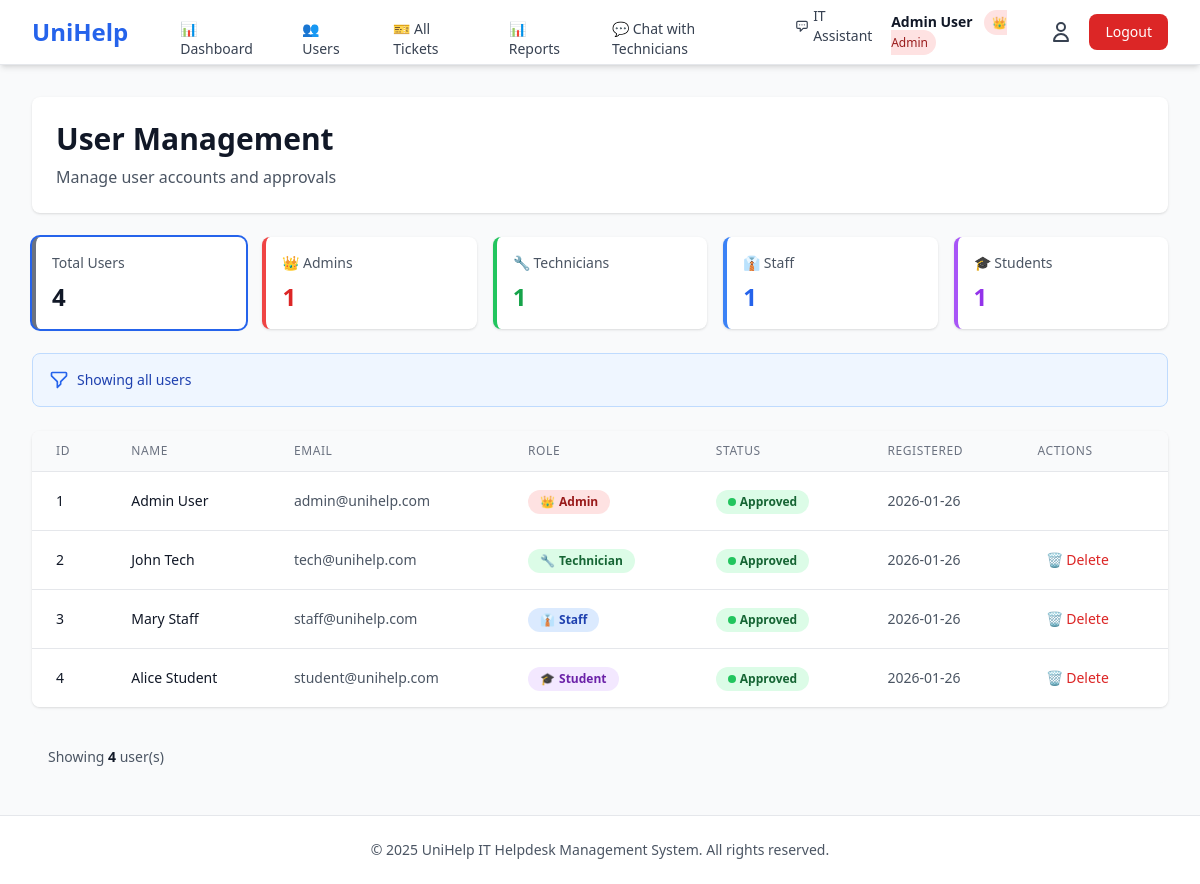
Before: /admin/users (signed in) with the older database file.
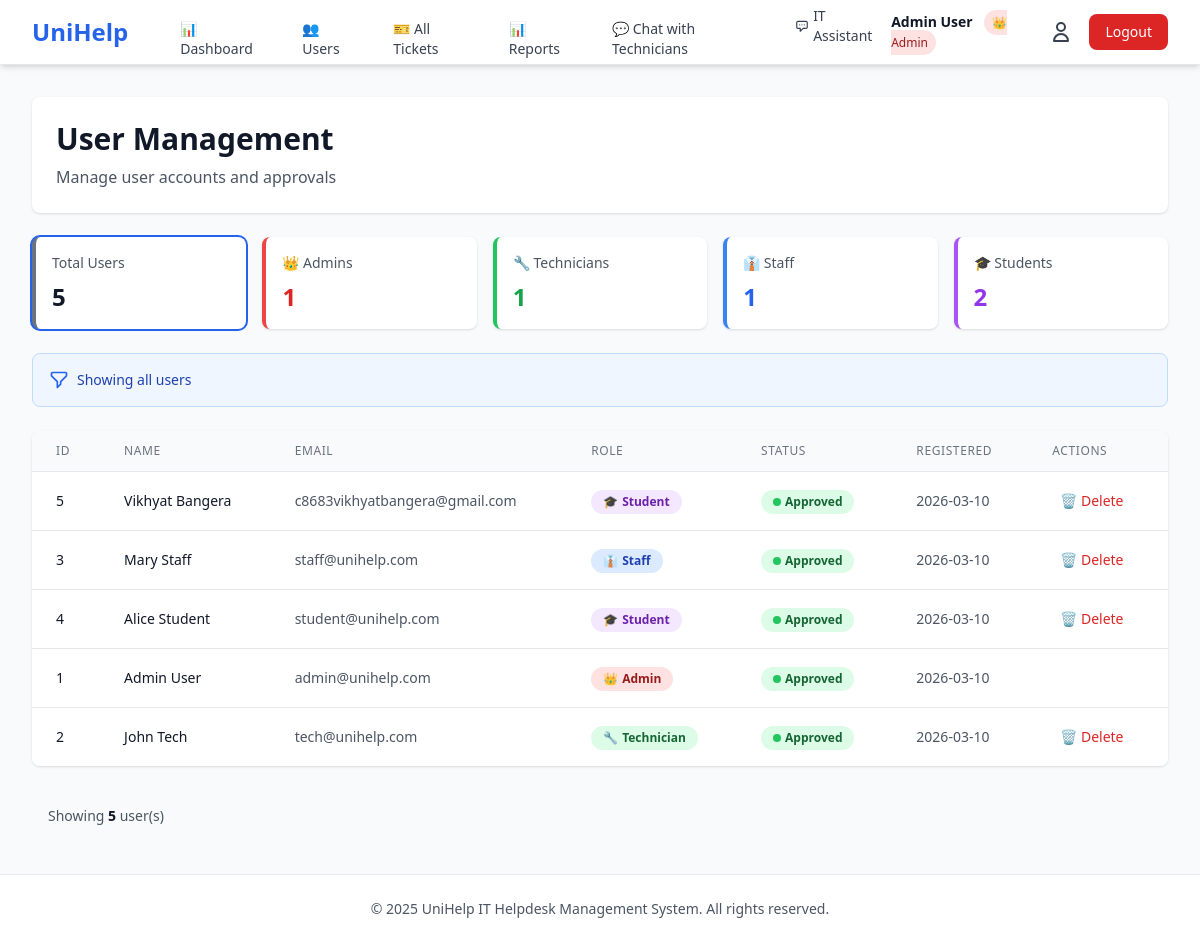
After: the same page with the newer database file.
### tables this page shows
CREATE TABLE user (
            userid INTEGER PRIMARY KEY AUTOINCREMENT,
            name VARCHAR(100) NOT NULL,
            email VARCHAR(100) UNIQUE NOT NULL,
            passwordhash VARCHAR(255) NOT NULL,
            role VARCHAR(20) NOT NULL CHECK(role IN ('admin', 'staff', 'technician', 'student')),
            isapproved BOOLEAN DEFAULT 0,
            created_at TIMESTAMP DEFAULT CURRENT_TIMESTAMP
        );

### app.py (the view)
@app.route('/admin/users')
@login_required
@role_required(['admin'])
def admin_users():
    conn = get_db_connection()
    role_filter = request.args.get('role', 'all')
    if role_filter == 'all':
        users = conn.execute('SELECT * FROM user ORDER BY created_at DESC').fetchall()
    else:
        users = conn.execute(
            'SELECT * FROM user WHERE role = ? ORDER BY created_at DESC',
            (role_filter,)
        ).fetchall()
    total_users = conn.execute('SELECT COUNT(*) as count FROM user').fetchone()['count']
    admin_count = conn.execute('SELECT COUNT(*) as count FROM user WHERE role = "admin"').fetchone()['count']
    tech_count = conn.execute('SELECT COUNT(*) as count FROM user WHERE role = "technician"').fetchone()['count']
    staff_count = conn.execute('SELECT COUNT(*) as count FROM user WHERE role = "staff"').fetchone()['count']
    student_count = conn.execute('SELECT COUNT(*) as count FROM user WHERE role = "student"').fetchone()['count']
    conn.close()
    stats = {
        'total': total_users,
        'admins': admin_count,
        'technicians': tech_count,
        'staff': staff_count,
        'students': student_count
    }
    return render_template('admin/users.html',
                         users=users,
                         stats=stats,
                         current_filter=role_filter)

### app.py (called while the page is built)
def get_db_connection():
    conn = sqlite3.connect('unihelp.db')
    conn.row_factory = sqlite3.Row
    return conn

def login_required(f):
    @wraps(f)
    def decorated_function(*args, **kwargs):
        if 'user_id' not in session:
            flash('Please log in to access this page', 'error')
            return redirect(url_for('login'))
        return f(*args, **kwargs)
    return decorated_function

def role_required(roles):
    def decorator(f):
        @wraps(f)
        def decorated_function(*args, **kwargs):
            if 'role' not in session or session['role'] not in roles:
                flash('Access denied. Insufficient permissions.', 'error')
                return redirect(url_for('dashboard'))
            return f(*args, **kwargs)
        return decorated_function
    return decorator

### templates/admin/users.html (shortened to what this page needs)
{% extends "base.html" %}
{% block content %}
<div class="space-y-6">
    <div class="bg-white rounded-lg shadow p-6">
        <h1 class="text-3xl font-bold text-gray-900">User Management</h1>
        <p class="text-gray-600 mt-2">Manage user accounts and approvals</p>
    </div>
    <div class="grid grid-cols-1 md:grid-cols-5 gap-4">
        <a href="{{ url_for('admin_users', role='all') }}"
           class="bg-white rounded-lg shadow p-4 hover:shadow-lg transition border-l-4 border-gray-500 cursor-pointer {% if current_filter == 'all' %}ring-2 ring-primary{% endif %}">
            <p class="text-sm font-medium text-gray-600">Total Users</p>
            <p class="text-2xl font-bold text-gray-900 mt-2">{{ stats.total }}</p>
        </a>
        <a href="{{ url_for('admin_users', role='admin') }}"
           class="bg-white rounded-lg shadow p-4 hover:shadow-lg transition border-l-4 border-red-500 cursor-pointer {% if current_filter == 'admin' %}ring-2 ring-primary{% endif %}">
            <p class="text-sm font-medium text-gray-600">👑 Admins</p>
            <p class="text-2xl font-bold text-red-600 mt-2">{{ stats.admins }}</p>
        </a>
        <a href="{{ url_for('admin_users', role='technician') }}"
           class="bg-white rounded-lg shadow p-4 hover:shadow-lg transition border-l-4 border-green-500 cursor-pointer {% if current_filter == 'technician' %}ring-2 ring-primary{% endif %}">
            <p class="text-sm font-medium text-gray-600">🔧 Technicians</p>
            <p class="text-2xl font-bold text-green-600 mt-2">{{ stats.technicians }}</p>
        </a>
        <a href="{{ url_for('admin_users', role='staff') }}"
           class="bg-white rounded-lg shadow p-4 hover:shadow-lg transition border-l-4 border-blue-500 cursor-pointer {% if current_filter == 'staff' %}ring-2 ring-primary{% endif %}">
            <p class="text-sm font-medium text-gray-600">👔 Staff</p>
            <p class="text-2xl font-bold text-blue-600 mt-2">{{ stats.staff }}</p>
        </a>
        <a href="{{ url_for('admin_users', role='student') }}"
           class="bg-white rounded-lg shadow p-4 hover:shadow-lg transition border-l-4 border-purple-500 cursor-pointer {% if current_filter == 'student' %}ring-2 ring-primary{% endif %}">
            <p class="text-sm font-medium text-gray-600">🎓 Students</p>
            <p class="text-2xl font-bold text-purple-600 mt-2">{{ stats.students }}</p>
        </a>
    </div>
    <div class="bg-blue-50 border border-blue-200 rounded-lg p-4 flex items-center justify-between">
        <div class="flex items-center space-x-2">
            <span class="text-sm font-medium text-blue-800">
                {% if current_filter == 'all' %}
                    Showing all users
                {% elif current_filter == 'admin' %}
                    Filtering: Admins only
                {% elif current_filter == 'technician' %}
                    Filtering: Technicians only
                {% elif current_filter == 'staff' %}
                    Filtering: Staff only
                {% elif current_filter == 'student' %}
                    Filtering: Students only
                {% endif %}
            </span>
        </div>
    </div>
    <div class="bg-white rounded-lg shadow overflow-hidden">
        <div class="overflow-x-auto">
            <table class="min-w-full divide-y divide-gray-200">
                <thead class="bg-gray-50">
                    <tr>
                        <th class="px-6 py-3 text-left text-xs font-medium text-gray-500 uppercase tracking-wider">ID</th>
                        <th class="px-6 py-3 text-left text-xs font-medium text-gray-500 uppercase tracking-wider">Name</th>
                        <th class="px-6 py-3 text-left text-xs font-medium text-gray-500 uppercase tracking-wider">Email</th>
                        <th class="px-6 py-3 text-left text-xs font-medium text-gray-500 uppercase tracking-wider">Role</th>
                        <th class="px-6 py-3 text-left text-xs font-medium text-gray-500 uppercase tracking-wider">Status</th>
                        <th class="px-6 py-3 text-left text-xs font-medium text-gray-500 uppercase tracking-wider">Registered</th>
                        <th class="px-6 py-3 text-left text-xs font-medium text-gray-500 uppercase tracking-wider">Actions</th>
                    </tr>
                </thead>
                <tbody class="bg-white divide-y divide-gray-200">
                    {% for user in users %}
                    <tr class="hover:bg-gray-50">
                        <td class="px-6 py-4 whitespace-nowrap text-sm font-medium text-gray-900">{{ user.userid }}</td>
                        <td class="px-6 py-4 whitespace-nowrap text-sm text-gray-900">{{ user.name }}</td>
                        <td class="px-6 py-4 whitespace-nowrap text-sm text-gray-600">{{ user.email }}</td>
                        <td class="px-6 py-4 whitespace-nowrap">
                            <span class="px-3 py-1 text-xs font-semibold rounded-full
                                {% if user.role == 'admin' %}bg-red-100 text-red-800 inline-flex items-center space-x-1
                                {% elif user.role == 'technician' %}bg-green-100 text-green-800 inline-flex items-center space-x-1
                                {% elif user.role == 'staff' %}bg-blue-100 text-blue-800 inline-flex items-center space-x-1
                                {% else %}bg-purple-100 text-purple-800 inline-flex items-center space-x-1{% endif %}">
                                {% if user.role == 'admin' %}
                                    <span>👑</span>
                                {% elif user.role == 'technician' %}
                                    <span>🔧</span>
                                {% elif user.role == 'staff' %}
                                    <span>👔</span>
                                {% else %}
                                    <span>🎓</span>
                                {% endif %}
                                <span>{{ user.role|title }}</span>
                            </span>
                        </td>
                        <td class="px-6 py-4 whitespace-nowrap">
                            {% if user.isapproved %}
                            <span class="px-3 py-1 text-xs font-semibold rounded-full bg-green-100 text-green-800 inline-flex items-center space-x-1">
                                <span class="w-2 h-2 bg-green-500 rounded-full"></span>
                                <span>Approved</span>
                            </span>
                            {% else %}
                            <span class="px-3 py-1 text-xs font-semibold rounded-full bg-yellow-100 text-yellow-800 inline-flex items-center space-x-1">
                                <span class="w-2 h-2 bg-yellow-500 rounded-full animate-pulse"></span>
                                <span>Pending</span>
                            </span>
                            {% endif %}
                        </td>
                        <td class="px-6 py-4 whitespace-nowrap text-sm text-gray-600">{{ user.created_at[:10] }}</td>
                        <td class="px-6 py-4 whitespace-nowrap text-sm space-x-2">
                            {% if user.userid != session.user_id %}
                            <a href="{{ url_for('delete_user', user_id=user.userid) }}"
                               onclick="return confirm('Are you sure you want to delete {{ user.name }}? This action cannot be undone.')"
                               class="text-red-600 hover:text-red-800 hover:bg-red-50 px-2 py-1 rounded transition font-medium">
                                🗑️ Delete
                            </a>
                            {% endif %}
                        </td>
                    </tr>
                    {% else %}
                    <tr>
                        <td colspan="7" class="px-6 py-8 text-center text-gray-500">
                            No users found in this category
                        </td>
                    </tr>
                    {% endfor %}
                </tbody>
            </table>
        </div>
    </div>
    <div class="bg-gray-50 rounded-lg p-4">
        <p class="text-sm text-gray-600">
            Showing
            <span class="font-semibold text-gray-900">{{ users|length }}</span>
            user(s)
        </p>
    </div>
</div>
{% endblock %}

### templates/base.html (shortened to what this page needs)
<!DOCTYPE html>
<html lang="en">
<head>
    <script src="https://cdn.tailwindcss.com"></script>
</head>
<body class="bg-gray-50 min-h-screen">
    {% if session.user_id %}
    <nav class="bg-white shadow-md border-b border-gray-200">
        <div class="max-w-7xl mx-auto px-4 sm:px-6 lg:px-8">
            <div class="flex justify-between items-center h-16">
                <div class="flex items-center">
                    <div class="flex-shrink-0">
                        <h1 class="text-2xl font-bold text-primary">UniHelp</h1>
                    </div>
                    <div class="hidden md:block ml-10">
                        <div class="flex items-baseline space-x-4">
                            {% if session.role == 'admin' %}
                                <a href="{{ url_for('admin_dashboard') }}"
                                   class="text-gray-700 hover:bg-gray-100 hover:text-primary px-3 py-2 rounded-md text-sm font-medium transition">
                                    📊 Dashboard
                                </a>
                                <a href="{{ url_for('admin_users') }}"
                                   class="text-gray-700 hover:bg-gray-100 hover:text-primary px-3 py-2 rounded-md text-sm font-medium transition">
                                    👥 Users
                                </a>
                                <a href="{{ url_for('admin_tickets') }}"
                                   class="text-gray-700 hover:bg-gray-100 hover:text-primary px-3 py-2 rounded-md text-sm font-medium transition">
                                    🎫 All Tickets
                                </a>
                                <a href="{{ url_for('admin_reports') }}"
                                   class="text-gray-700 hover:bg-gray-100 hover:text-primary px-3 py-2 rounded-md text-sm font-medium transition">
                                    📊 Reports
                                </a>
                                <a href="{{ url_for('admin_technicians') }}"
                                   class="text-gray-700 hover:bg-gray-100 hover:text-primary px-3 py-2 rounded-md text-sm font-medium transition">
                                    💬 Chat with Technicians
                                </a>
                                <a href="{{ url_for('chatbot') }}"
                                   class="text-gray-700 hover:bg-gray-100 hover:text-primary px-3 py-2 rounded-md text-sm font-medium transition flex items-center">
                                    <svg class="w-4 h-4 mr-1" fill="none" stroke="currentColor" viewBox="0 0 24 24">
                                        <path stroke-linecap="round" stroke-linejoin="round" stroke-width="2" d="M8 10h.01M12 10h.01M16 10h.01M9 16H5a2 2 0 01-2-2V6a2 2 0 012-2h14a2 2 0 012 2v8a2 2 0 01-2 2h-5l-5 5v-5z" />
                                    </svg>
                                    IT Assistant
                                </a>
                            {% endif %}
                        </div>
                    </div>
                </div>
                <div class="hidden md:flex items-center space-x-4">
                    <span class="text-sm text-gray-600">
                        <span class="font-semibold text-gray-900">{{ session.name }}</span>
                        <span class="ml-2 px-2 py-1 rounded-full text-xs font-medium
                            {% if session.role == 'admin' %}bg-red-100 text-red-800
                            {% elif session.role == 'technician' %}bg-green-100 text-green-800
                            {% elif session.role == 'staff' %}bg-blue-100 text-blue-800
                            {% else %}bg-purple-100 text-purple-800{% endif %}">
                            {% if session.role == 'admin' %}👑 {{ session.role|title }}
                            {% elif session.role == 'technician' %}🔧 {{ session.role|title }}
                            {% elif session.role == 'staff' %}👔 {{ session.role|title }}
                            {% else %}🎓 {{ session.role|title }}{% endif %}
                        </span>
                    </span>
                    <a href="{{ url_for('profile') }}"
                       class="text-gray-700 hover:text-primary transition" title="Profile">
                        <svg class="w-6 h-6" fill="none" stroke="currentColor" viewBox="0 0 24 24">
                            <path stroke-linecap="round" stroke-linejoin="round" stroke-width="2"
                                  d="M16 7a4 4 0 11-8 0 4 4 0 018 0zM12 14a7 7 0 00-7 7h14a7 7 0 00-7-7z" />
                        </svg>
                    </a>
                    <a href="{{ url_for('logout') }}"
                       class="bg-red-600 text-white px-4 py-2 rounded-lg hover:bg-red-700 transition text-sm font-medium">
                        Logout
                    </a>
                </div>
            </div>
        </div>
    </nav>
    {% endif %}
    <main class="max-w-7xl mx-auto px-4 sm:px-6 lg:px-8 py-8">
        {% block content %}{% endblock %}
    </main>
    <footer class="bg-white border-t border-gray-200 mt-auto">
        <div class="max-w-7xl mx-auto px-4 sm:px-6 lg:px-8 py-6">
            <p class="text-center text-gray-600 text-sm">
                &copy; 2025 UniHelp IT Helpdesk Management System. All rights reserved.
            </p>
        </div>
    </footer>
</body>
</html>

Changed rows visible on the page:
changed user "Admin User": created_at "2026-01-26" → "2026-03-10"
added user: userid "5", name "Vikhyat Bangera", email "c8683vikhyatbangera@gmail.com", role "Student", isapproved True (drawn), created_at "2026-03-10"
changed user "Mary Staff": created_at "2026-01-26" → "2026-03-10"; moves up the list
changed user "Alice Student": created_at "2026-01-26" → "2026-03-10"; moves up the list
changed user "John Tech": created_at "2026-01-26" → "2026-03-10"
Other visible differences:
{{ stats.total }}: "4" → "5"
{{ stats.students }}: "1" → "2"
{{ users|length }}: "4" → "5"
